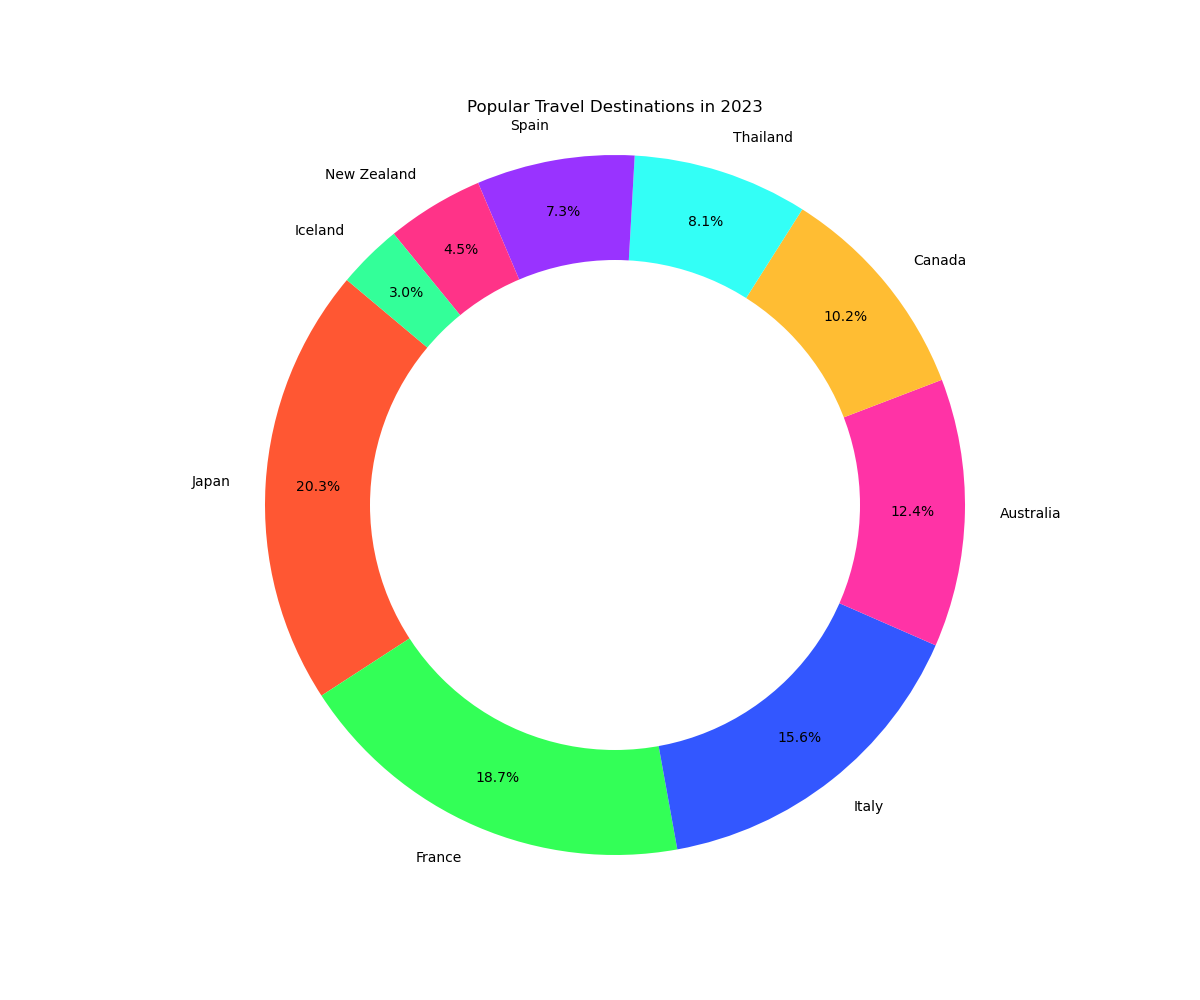

This chart was generated by the following Python code:

import matplotlib.pyplot as plt

# Data for the pie chart
destinations = ['Japan', 'France', 'Italy', 'Australia', 'Canada', 'Thailand', 'Spain', 'New Zealand', 'Iceland']
popularity = [20.3, 18.7, 15.6, 12.4, 10.2, 8.1, 7.3, 4.5, 3.0]

# Colors for each section of the pie chart
colors = ['#FF5733', '#33FF57', '#3357FF', '#FF33A6', '#FFBD33', '#33FFF6', '#9933FF', '#FF3388', '#33FF99']

# Create a pie chart
plt.figure(figsize=(12, 10))  # Modify the size of the chart
plt.pie(popularity, labels=destinations, colors=colors, startangle=140, autopct='%1.1f%%', pctdistance=0.85)

# Draw a circle at the center to turn the pie chart into a donut chart
centre_circle = plt.Circle((0, 0), 0.70, fc='white')
fig = plt.gcf()
fig.gca().add_artist(centre_circle)

# Set the title of the chart
plt.title('Popular Travel Destinations in 2023')

# Equal aspect ratio ensures that pie is drawn as a circle
plt.axis('equal')

# Show the chart
plt.show()
